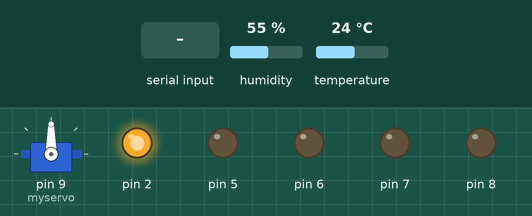
Bench run of a sketch on a simulated Arduino Uno, built with avr-gcc and run on an emulated ATmega328P. On the bench: servo, output pins drawn as LEDs (lit = HIGH). The test bench sets the inputs (shaded band); at power-on: humidity 55 %, temperature 24 °C. What the sketch prints to the serial monitor is not drawn.

Above: at 1.4 s.
1.5 s: "A" received over Serial
At 2.3 s:
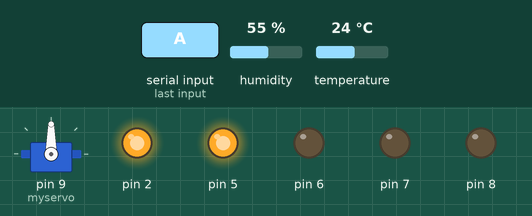
3.0 s: "I" received over Serial
At 3.7 s:
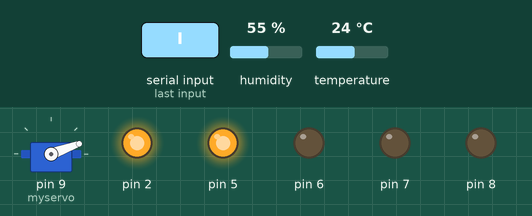
4.5 s: "J" received over Serial
At 5.5 s:
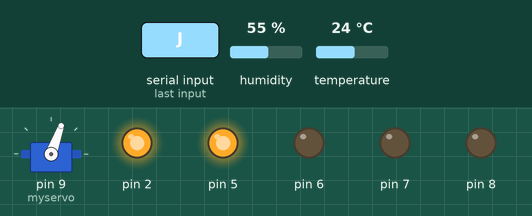
6.0 s: "B" received over Serial
At 7.2 s:
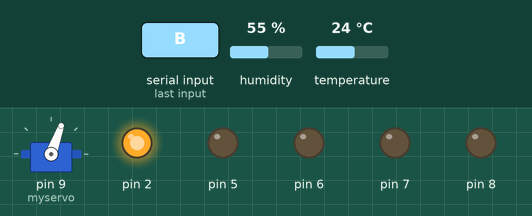
7.5 s: "C" received over Serial
At 8.0 s:
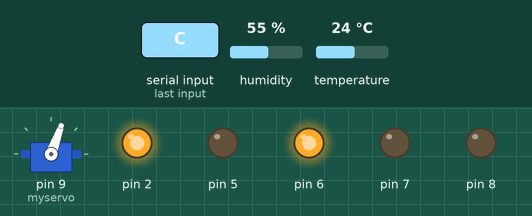
9.0 s: "E" received over Serial
At 9.4 s:
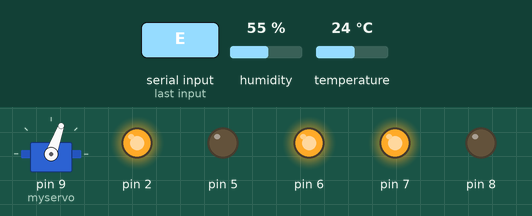
Timing chart, 0 to 11.5 s (numbered marks = the images above; inputs shaded):
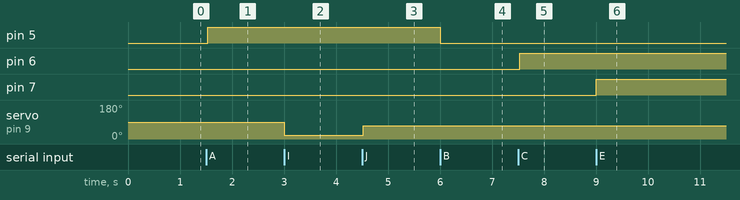

Measured:
- after the input at 1.5 s, pin 5: LOW → HIGH at once
- after the input at 3.0 s, servo on pin 9 (myservo): 90° → 20° at once
- after the input at 4.5 s, servo on pin 9 (myservo): 20° → 70° at once
- after the input at 6.0 s, pin 5: HIGH → LOW at once
- after the input at 7.5 s, pin 6: LOW → HIGH at once
- after the input at 9.0 s, pin 7: LOW → HIGH at once

The sketch:

sketch_jul29a.ino
```cpp
#include <SoftwareSerial.h>
#include <DHT.h>
#include <Servo.h>
Servo myservo;
#define DHTPIN 3     // what pin we're connected to
#define DHTTYPE DHT11   // DHT 11  (AM2302)
// Initialize DHT sensor for normal 16mhz Arduino
DHT dht(DHTPIN, DHTTYPE);

int temp;
int hum;
char data = 0;

void setup() {
  // put your setup code here, to run once:
  dht.begin();
  Serial.begin (9600);
  pinMode(2,OUTPUT);
  pinMode(5,OUTPUT);
  pinMode(6,OUTPUT);
  pinMode(7,OUTPUT);
  pinMode(8,OUTPUT);
  myservo.attach(9);
digitalWrite(2,HIGH);
delay(200);
}


void loop() {
  // put your main code here, to run repeatedly:


if (Serial.available())
{
 temp= dht.readTemperature();
 hum = dht.readHumidity();

data = Serial.read();

if(data=='A')

{
  digitalWrite(5,HIGH);
 delay(20);

}

else if(data=='B')

{
  digitalWrite(5,LOW);
 delay(20);
}

else if(data=='C')

{
  digitalWrite(6,HIGH);
   delay(20);
}

else if(data=='D')

{
  digitalWrite(6,LOW);
    delay(20);
}


else  if(data=='E')

{
  digitalWrite(7,HIGH);
  delay(20);
}

else if(data=='F')

{
  digitalWrite(7,LOW);
   delay(20);
}

else  if(data=='G')

{
  digitalWrite(8,HIGH);
   delay(20);
}

else   if(data=='H')

{
  digitalWrite(8,LOW);
   delay(20);
}


else if(data=='I')

{
 myservo.write(20);
    delay(1000);
}

else if(data=='J')

{
 myservo.write(70);
   delay(1000);
}


}
Serial.print("*X+"+String(temp)+"*");
Serial.print("*Y+"+String(hum)+"*");
delay(2);
}
```
